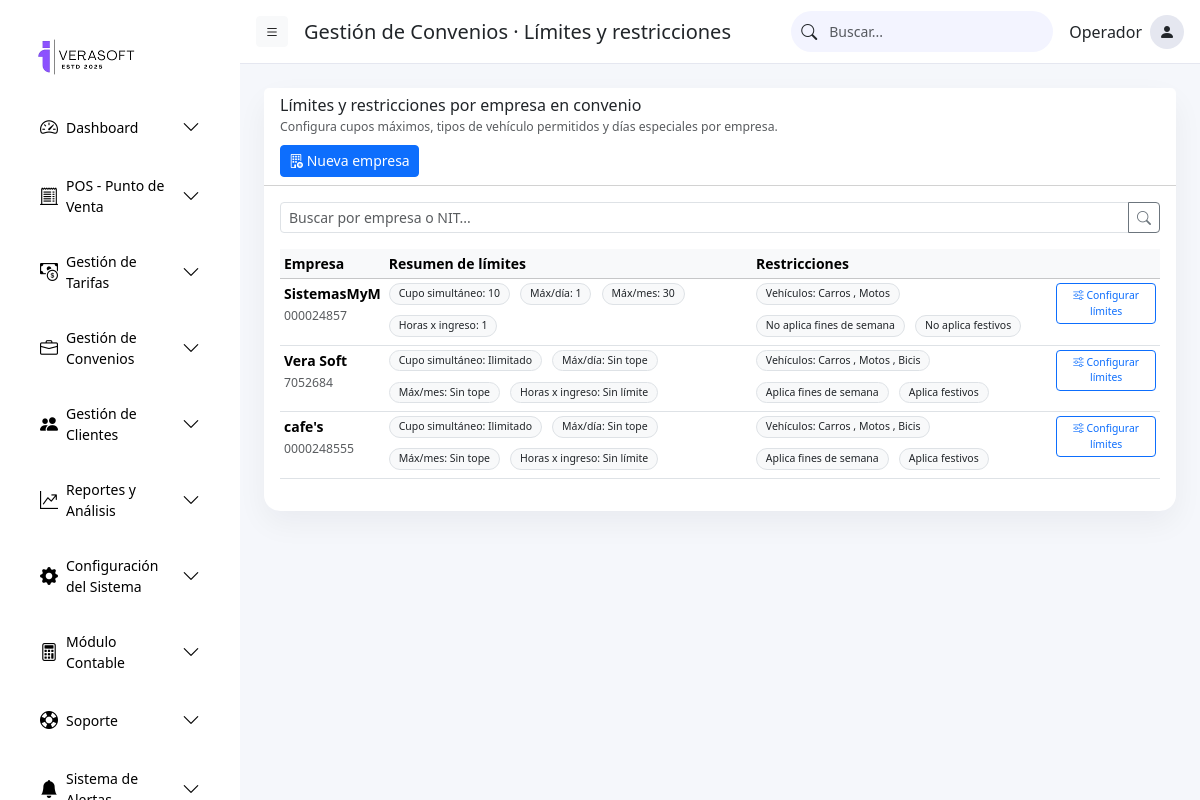
The page /convenios/empresas/limites/ on the database its author committed.
### parking/models/convenios.py (models this page shows, shortened)
class ConvenioEmpresa(models.Model):
    parqueadero = models.ForeignKey(
        'parking.Parqueadero',
        on_delete=models.CASCADE,
        related_name="convenios_empresa",
        null=True, blank=True
    )
    empresa = models.CharField("Nombre de la empresa", max_length=150)
    nit = models.CharField("NIT", max_length=30, blank=True)
    direccion = models.CharField(max_length=200, blank=True)
    telefono = models.CharField(max_length=50, blank=True)
    email = models.EmailField("Correo electrónico", blank=True)
    activo = models.BooleanField(default=True)
    creado_en = models.DateTimeField(auto_now_add=True)
    actualizado_en = models.DateTimeField(auto_now=True)
    class Meta:
        ordering = ["empresa"]
        verbose_name = "Empresa en convenio"
        verbose_name_plural = "Empresas en convenio"

class ConvenioEmpresaLimites(models.Model):
    empresa = models.ForeignKey(ConvenioEmpresa, on_delete=models.CASCADE, related_name="limites")
    max_vehiculos_simultaneos = models.PositiveIntegerField(blank=True, null=True, verbose_name="Cupo simultáneo máximo")
    max_ingresos_dia = models.PositiveIntegerField(blank=True, null=True, verbose_name="Máximos ingresos por día")
    max_ingresos_mes = models.PositiveIntegerField(blank=True, null=True, verbose_name="Máx. ingresos por mes")
    max_horas_por_ingreso = models.PositiveIntegerField(blank=True, null=True, verbose_name="Máx. horas por ingreso")
    permitir_carros = models.BooleanField(default=True)
    permitir_motos = models.BooleanField(default=True)
    permitir_bicicletas = models.BooleanField(default=True)
    aplica_fines_semana = models.BooleanField(default=True, verbose_name="Aplica fines de semana")
    aplica_festivos = models.BooleanField(default=True, verbose_name="Aplica festivos")
    class Meta:
        verbose_name = "Límites y restricciones de convenio"
        verbose_name_plural = "Límites y restricciones de convenios"

### parking/views/convenios_views.py (the view)
# urls.py: path('convenios/empresas/limites/', convenios_views.convenios_control_limites_restricciones, name='convenios_empresas_limites'),
def convenios_control_limites_restricciones(request):
    query = request.GET.get("q", "")
    empresas = (
        ConvenioEmpresa.objects
        .prefetch_related("limites")
        .order_by("empresa")
    )
    if query:
        empresas = empresas.filter(
            Q(empresa__icontains=query) |
            Q(nit__icontains=query)
        )
    if request.method == "POST":
        empresa_id = request.POST.get("empresa_id")
        empresa = get_object_or_404(ConvenioEmpresa, pk=empresa_id)
        limites, _ = ConvenioEmpresaLimites.objects.get_or_create(
            empresa=empresa
        )
        prefix = f"empresa_{empresa.id}"
        form_post = ConvenioEmpresaLimitesForm(
            request.POST,
            instance=limites,
            prefix=prefix
        )
        if form_post.is_valid():
            form_post.save()
            messages.success(
                request,
                f"Límites de convenio actualizados para {empresa.empresa}."
            )
            return redirect("convenios_empresas_limites")
        else:
            messages.error(
                request,
                "Revisa los datos ingresados en el formulario."
            )
    else:
        form_post = None
        empresa_id = None
    items = []
    for e in empresas:
        instance = e.limites.first()
        if instance is None:
            instance = ConvenioEmpresaLimites(empresa=e)
        prefix = f"empresa_{e.id}"
        if form_post is not None and str(e.id) == str(empresa_id):
            form = form_post  # reutilizar el form con errores
        else:
            form = ConvenioEmpresaLimitesForm(
                instance=instance,
                prefix=prefix
            )
        items.append((e, form))
    context = {
        "query": query,
        "items": items,  # lista de tuplas (empresa, form_limites)
    }
    return render(
        request,
        "parking/convenios/convenios_control_limites.html",
        context
    )

### parking/templates/parking/convenios/convenios_control_limites.html (shortened to what this page needs)
{% extends "parking/base.html" %}
{% block page_title %}
Gestión de Convenios · Límites y restricciones
{% endblock %}
{% block content %}
<div class="card" style="border-radius:16px; border:none; box-shadow:0 12px 30px rgba(15,23,42,0.05);">
    <div class="card-header bg-white d-flex flex-column align-items-start gap-2 small">
        <div>
            <h6 class="mb-0">Límites y restricciones por empresa en convenio</h6>
            <small class="text-muted">
                Configura cupos máximos, tipos de vehículo permitidos y días especiales por empresa.
            </small>
        </div>
        <div>
            <a href="{% url 'convenios_empresas_registrar' %}"
               class="btn btn-sm btn-primary w-100 py-2 w-md-auto">
               <i class="bi bi-building-add"></i> Nueva empresa
            </a>
        </div>
    </div>
    <div class="card-body small">
        <form method="get" class="mb-3">
            <div class="input-group input-group-sm">
                <input type="text"
                       name="q"
                       value="{{ query }}"
                       class="form-control"
                       placeholder="Buscar por empresa o NIT...">
                <button class="btn btn-outline-secondary" type="submit">
                    <i class="bi bi-search"></i>
                </button>
            </div>
        </form>
        <div class="table-responsive table-no-scroll">
            <table class="table table-hover table-sm align-middle responsive-table chips-table limits-table">
                <thead class="table-light">
                    <tr>
                        <th>Empresa</th>
                        <th>Resumen de límites</th>
                        <th>Restricciones</th>
                        <th></th>
                    </tr>
                </thead>
                <tbody>
                    {% for e, form_limites in items %}
                    {% with limites=form_limites.instance %}
                    <tr>
                        <td data-label="Empresa">
                            <strong>{{ e.empresa }}</strong>
                            {% if e.nit %}
                                <br><span class="text-muted small">{{ e.nit }}</span>
                            {% endif %}
                        </td>
                        <td data-label="Resumen de límites">
                            <div class="chips-wrap">
                                <span class="badge bg-light text-dark border me-1 mb-1 chip">
                                    Cupo simultáneo:
                                    {% if limites.max_vehiculos_simultaneos %}{{ limites.max_vehiculos_simultaneos }}{% else %}Ilimitado{% endif %}
                                </span>
                                <span class="badge bg-light text-dark border me-1 mb-1 chip">
                                    Máx/día:
                                    {% if limites.max_ingresos_dia %}{{ limites.max_ingresos_dia }}{% else %}Sin tope{% endif %}
                                </span>
                                <span class="badge bg-light text-dark border me-1 mb-1 chip">
                                    Máx/mes:
                                    {% if limites.max_ingresos_mes %}{{ limites.max_ingresos_mes }}{% else %}Sin tope{% endif %}
                                </span>
                                <span class="badge bg-light text-dark border me-1 mb-1 chip">
                                    Horas x ingreso:
                                    {% if limites.max_horas_por_ingreso %}{{ limites.max_horas_por_ingreso }}{% else %}Sin límite{% endif %}
                                </span>
                            </div>
                        </td>
                        <td data-label="Restricciones">
                            <div class="chips-wrap">
                                <span class="badge bg-light text-dark border me-1 mb-1 chip">
                                    Vehículos:
                                    {% if limites.permitir_carros %}Carros{% endif %}
                                    {% if limites.permitir_motos %}{% if limites.permitir_carros %}, {% endif %}Motos{% endif %}
                                    {% if limites.permitir_bicicletas %}{% if limites.permitir_carros or limites.permitir_motos %}, {% endif %}Bicis{% endif %}
                                </span>
                                <span class="badge bg-light text-dark border me-1 mb-1 chip">
                                    {% if limites.aplica_fines_semana %}Aplica fines de semana{% else %}No aplica fines de semana{% endif %}
                                </span>
                                <span class="badge bg-light text-dark border me-1 mb-1 chip">
                                    {% if limites.aplica_festivos %}Aplica festivos{% else %}No aplica festivos{% endif %}
                                </span>
                            </div>
                        </td>
                        <td data-label="Acciones" class="text-end">
                            <button class="btn btn-sm btn-outline-primary"
                                data-bs-toggle="modal"
                                data-bs-target="#modalLimites{{ e.id }}">
                                <i class="bi bi-sliders"></i> Configurar límites
                            </button>
                        </td>
                    </tr>
                    {% endwith %}
                    {% empty %}
                    <tr>
                        <td colspan="4" class="text-center text-muted py-4">
                            No hay empresas de convenio registradas.
                        </td>
                    </tr>
                    {% endfor %}
                </tbody>
            </table>
        </div>
    </div>
</div>
{% endblock %}

### parking/static/parking/css/dashboard.css (style rules this page uses)
body.layout { background: #f5f7fb; font-family: system-ui, -apple-system, BlinkMacSystemFont, "Segoe UI", sans-serif; }

### parking/static/parking/css/gestion_convenios.css (style rules this page uses)
.table-no-scroll { overflow-x: visible !important; }
@media (min-width: 768px) { .w-md-auto { width: auto !important; } }
.responsive-table th, .responsive-table td { white-space: normal !important;vertical-align: top; }
.chips-table .chips-wrap { display: flex;flex-wrap: wrap; gap: .4rem;align-items: center;min-width: 0; }
.chips-table .chips-wrap .badge, .chips-table .chips-wrap .chip { display: inline-flex; align-items: center; white-space: normal !important; overflow-wrap: anywhere; word-break: break-word; max-width: 100%; }
.chips-table .chips-wrap .badge { background: #fff; border: 1px solid rgba(0,0,0,.12); color: #111827; border-radius: 999px; padding: .25rem .55rem; font-weight: 500; line-height: 1.1; }
.py-2 { padding-top: .3rem !important; padding-bottom: .3rem !important; }
.btn-outline-primary { font-size: .65rem; }

### parking/static/parking/css/gestion_clientes.css (style rules this page uses)
@media (min-width:768px) { .w-md-auto { width:auto !important; } }

### rows shown on the page
ConvenioEmpresa: empresa "SistemasMyM", nit "000024857", instance.max_vehiculos_simultaneos "10", instance.max_ingresos_dia "1", instance.max_ingresos_mes "30", instance.max_horas_por_ingreso "1", shows "No aplica fines de semana", shows "No aplica festivos"
ConvenioEmpresa: empresa "Vera Soft", nit "7052684", shows "Ilimitado", shows "Sin tope", shows "Sin límite", shows "Bicis", shows "Aplica fines de semana", shows "Aplica festivos"
ConvenioEmpresa: empresa "cafe's", nit "0000248555", shows "Ilimitado", shows "Sin tope", shows "Sin límite", shows "Bicis", shows "Aplica fines de semana", shows "Aplica festivos"
